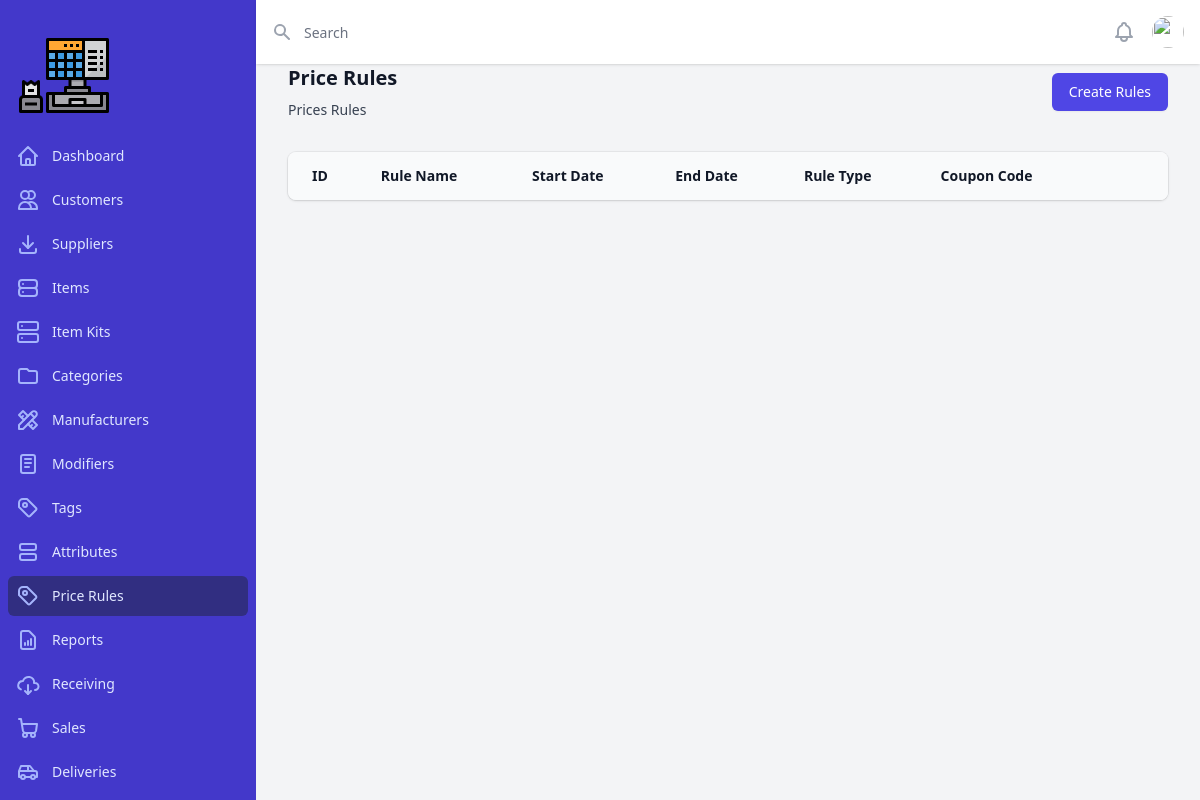
The app's page /index.php?page=price-rules, older data.
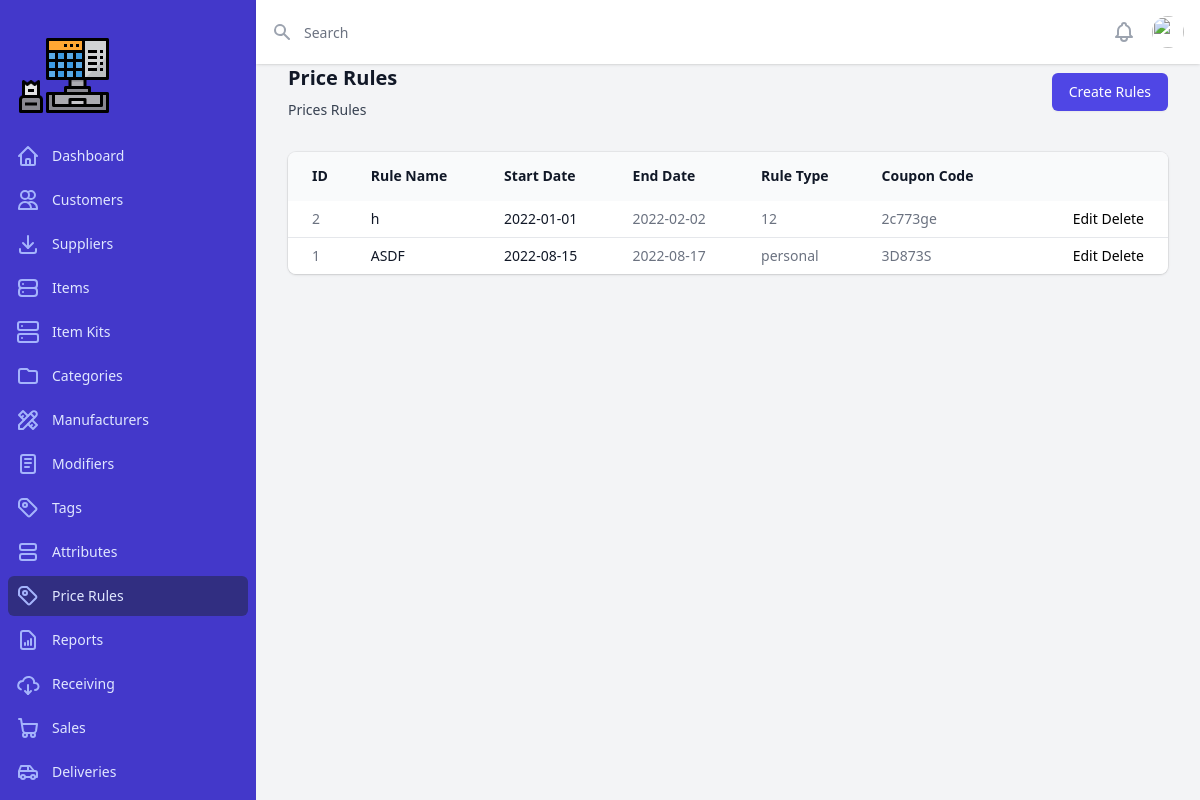
The same page, newer data.
### tables this page shows
CREATE TABLE `tbl_pricerules` (
  `id` int(11) NOT NULL,
  `rule_name` varchar(30) NOT NULL,
  `start_date` date NOT NULL,
  `end_date` date NOT NULL,
  `rule_type` varchar(30) NOT NULL,
  `coupon_code` varchar(30) NOT NULL
);

### pages/price-rules/price-rules.php (the view, shortened to what this page needs)
<?php
require_once("config.php");
?>
<?php
	$pdo_statement = $pdo_conn->prepare("SELECT * FROM tbl_pricerules ORDER BY id DESC");
	$pdo_statement->execute();
	$result = $pdo_statement->fetchAll();
?>
<div class="px-4 sm:px-6 lg:px-8">
  <div class="sm:flex sm:items-center">
    <div class="sm:flex-auto">
      <h1 class="text-xl font-semibold text-gray-900">Price Rules</h1>
      <p class="mt-2 text-sm text-gray-700">Prices Rules</p>
    </div>
    <div class="mt-4 sm:mt-0 sm:ml-16 sm:flex-none">
      <a href="index.php?page=price-rules-create">
        <button type="button" class="inline-flex items-center justify-center rounded-md border border-transparent bg-indigo-600 px-4 py-2 text-sm font-medium text-white shadow-sm hover:bg-indigo-700 focus:outline-none focus:ring-2 focus:ring-indigo-500 focus:ring-offset-2 sm:w-auto">Create Rules</button>
      </a>
    </div>
  </div>
  <div class="mt-8 flex flex-col">
    <div class="-my-2 -mx-4 overflow-x-auto sm:-mx-6 lg:-mx-8">
      <div class="inline-block min-w-full py-2 align-middle md:px-6 lg:px-8">
        <div class="overflow-hidden shadow ring-1 ring-black ring-opacity-5 md:rounded-lg">
          <table class="min-w-full divide-y divide-gray-50">
            <thead class="bg-gray-50">
              <tr>
                <th scope="col" class="whitespace-nowrap py-3.5 pl-4 pr-3 text-left text-sm font-semibold text-gray-900 sm:pl-6">ID</th>
                <th scope="col" class="whitespace-nowrap px-2 py-3.5 text-left text-sm font-semibold text-gray-900">Rule Name</th>
                <th scope="col" class="whitespace-nowrap px-2 py-3.5 text-left text-sm font-semibold text-gray-900">Start Date</th></th>
                <th scope="col" class="whitespace-nowrap px-2 py-3.5 text-left text-sm font-semibold text-gray-900">End Date</th>
                <th scope="col" class="whitespace-nowrap px-2 py-3.5 text-left text-sm font-semibold text-gray-900">Rule Type</th>
                <th scope="col" class="whitespace-nowrap px-2 py-3.5 text-left text-sm font-semibold text-gray-900">Coupon Code</th>
                <th scope="col" class="bg-gray-50 relative whitespace-nowrap py-3.5 pl-3 pr-4 sm:pr-6">
                </th>
              </tr>
            </thead>
            <tbody class="divide-y divide-gray-200 bg-white">
            <?php
              if(!empty($result)) {
              foreach($result as $row) {
              ?>
              <tr>
                <td class="whitespace-nowrap py-2 pl-4 pr-3 text-sm text-gray-500 sm:pl-6 text"><?php echo $row['id'] ?></td>
                <td class="whitespace-nowrap px-2 py-2 text-sm font-medium text-gray-900"><?php echo $row['rule_name'] ?></td>
                <td class="whitespace-nowrap px-2 py-2 text-sm text-gray-900"><?php echo $row['start_date'] ?></td>
                <td class="whitespace-nowrap px-2 py-2 text-sm text-gray-500"><?php echo $row['end_date'] ?></td>
                <td class="whitespace-nowrap px-2 py-2 text-sm text-gray-500"><?php echo $row['rule_type'] ?></td>
                <td class="whitespace-nowrap px-2 py-2 text-sm text-gray-500"><?php echo $row['coupon_code'] ?></td>
                <td class="relative whitespace-nowrap py-2 pr-4 text-right text-sm font-medium sm:pr-6 gap-2">
                  <a href="index.php?page=price-rules-delete&id=<?php echo $row['id'] ?>">Edit</a>
                  <a href="index.php?page=price-rules-update&id=<?php echo $row['id'] ?>" onclick="return confirm('do you want to delete this?')">Delete</a>
                </td>
              </tr>
              <?php } } ?>
            </tbody>
          </table>
        </div>
      </div>
    </div>
  </div>
</div>

### index.php (shortened to what this page needs)
<!DOCTYPE html>
<html lang="en" class="h-full bg-gray-100">
<head>
  <script src="https://cdn.tailwindcss.com"></script>
  <link rel="stylesheet" href="https://cdn.jsdelivr.net/npm/bootstrap-icons@1.7.2/font/bootstrap-icons.css">
</head>
<body class="h-full">
<div>
  <?php include('includes/sidebar.php');?>
  <div class="md:pl-64 flex flex-col flex-1">
    <div class="sticky top-0 z-10 flex-shrink-0 flex h-16 bg-white shadow">
      <div class="flex-1 px-4 flex justify-between">
        <div class="flex-1 flex">
          <form class="w-full flex md:ml-0" action="#" method="GET">
            <div class="relative w-full text-gray-400 focus-within:text-gray-600">
              <div class="absolute inset-y-0 left-0 flex items-center pointer-events-none">
              </div>
              <input id="search-field" class="block w-full h-full pl-8 pr-3 py-2 border-transparent text-gray-900 placeholder-gray-500 focus:outline-none focus:placeholder-gray-400 focus:ring-0 focus:border-transparent sm:text-sm" placeholder="Search" type="search" name="search">
            </div>
          </form>
        </div>
        <div class="ml-4 flex items-center md:ml-6">
          <button type="button" class="bg-white p-1 rounded-full text-gray-400 hover:text-gray-500 focus:outline-none focus:ring-2 focus:ring-offset-2 focus:ring-indigo-500">
          </button>
          <div class="ml-3 relative">
            <div>
              <button type="button" class="max-w-xs bg-white flex items-center text-sm rounded-full focus:outline-none focus:ring-2 focus:ring-offset-2 focus:ring-indigo-500" id="user-menu-button" aria-expanded="false" aria-haspopup="true">
                <img class="h-8 w-8 rounded-full" src="https://images.unsplash.com/photo-1472099645785-5658abf4ff4e?ixlib=rb-1.2.1&ixid=eyJhcHBfaWQiOjEyMDd9&auto=format&fit=facearea&facepad=2&w=256&h=256&q=80" alt="">
              </button>
            </div>
          </div>
        </div>
      </div>
    </div>
    <main>
    <?php
  if(isset($_GET['page'])){
    $page = $_GET['page'];
    switch ($page) {
      case 'price-rules':
        include "pages/price-rules/price-rules.php";
        break;
    }
  }else{
    include "pages/dashboard/dashboard.php";
  }
  ?>
    </main>
  </div>
</div>
</body>
</html>

### includes/sidebar.php (shortened to what this page needs)
<div class="hidden md:flex md:w-64 md:flex-col md:fixed md:inset-y-0">
    <div class="flex flex-col flex-grow pt-5 bg-indigo-700 overflow-y-auto">
      <div class="flex items-center flex-shrink-0 px-4">
        <img class="h-24 w-auto" src="./images/logo.png" alt="POS">
      </div>
      <div class="mt-5 flex-1 flex flex-col">
        <nav class="flex-1 px-2 pb-4 space-y-1">
          <a id="menu-dashboard" href="index.php?page=dashboard" class=" text-indigo-100 hover:bg-indigo-600 group flex items-center px-2 py-2 text-sm font-medium rounded-md">
            Dashboard
          </a>
          <a id="menu-customers" href="index.php?page=customers" class="text-indigo-100 hover:bg-indigo-600 group flex items-center px-2 py-2 text-sm font-medium rounded-md">
            Customers
          </a>
          <a id="menu-suppliers" href="index.php?page=suppliers" class="text-indigo-100 hover:bg-indigo-600 group flex items-center px-2 py-2 text-sm font-medium rounded-md">
            Suppliers
          </a>
          <a id="menu-items" href="index.php?page=items" class="text-indigo-100 hover:bg-indigo-600 group flex items-center px-2 py-2 text-sm font-medium rounded-md">
            Items
          </a>
          <a id="menu-item-kits" href="index.php?page=item-kits" class="text-indigo-100 hover:bg-indigo-600 group flex items-center px-2 py-2 text-sm font-medium rounded-md">
            Item Kits
          </a>
          <a id="menu-categories" href="index.php?page=categories" class="text-indigo-100 hover:bg-indigo-600 group flex items-center px-2 py-2 text-sm font-medium rounded-md">
            <svg class="mr-3 flex-shrink-0 h-6 w-6 text-indigo-300"  fill="none" viewBox="0 0 24 24" stroke="currentColor">
              <path stroke-linecap="round" stroke-linejoin="round" stroke-width="2" d="M3 7v10a2 2 0 002 2h14a2 2 0 002-2V9a2 2 0 00-2-2h-6l-2-2H5a2 2 0 00-2 2z"/>
            </svg>
            Categories
          </a>
          <a id="menu-manufacturers" href="index.php?page=manufacturers" class="text-indigo-100 hover:bg-indigo-600 group flex items-center px-2 py-2 text-sm font-medium rounded-md">
            Manufacturers
          </a>
          <a id="menu-modifiers" href="index.php?page=modifiers" class="text-indigo-100 hover:bg-indigo-600 group flex items-center px-2 py-2 text-sm font-medium rounded-md">
            Modifiers
          </a>
          <a id="menu-tags" href="index.php?page=tags" class="text-indigo-100 hover:bg-indigo-600 group flex items-center px-2 py-2 text-sm font-medium rounded-md">
            Tags
          </a>
          <a id="menu-attributes" href="index.php?page=attributes" class="text-indigo-100 hover:bg-indigo-600 group flex items-center px-2 py-2 text-sm font-medium rounded-md">
            Attributes
          </a>
          <a id="menu-price-rules" href="index.php?page=price-rules" class="text-indigo-100 hover:bg-indigo-600 group flex items-center px-2 py-2 text-sm font-medium rounded-md">
            Price Rules
          </a>
          <a id="menu-reports" href="index.php?page=reports" class="text-indigo-100 hover:bg-indigo-600 group flex items-center px-2 py-2 text-sm font-medium rounded-md">
            <svg class="mr-3 flex-shrink-0 h-6 w-6 text-indigo-300"  fill="none" viewBox="0 0 24 24" stroke="currentColor">
              <path stroke-linecap="round" stroke-linejoin="round" stroke-width="2" d="M9 17v-2m3 2v-4m3 4v-6m2 10H7a2 2 0 01-2-2V5a2 2 0 012-2h5.586a1 1 0 01.707.293l5.414 5.414a1 1 0 01.293.707V19a2 2 0 01-2 2z"/>
            </svg>
            Reports
          </a>
          <a id="menu-receiving" href="index.php?page=receiving" class="text-indigo-100 hover:bg-indigo-600 group flex items-center px-2 py-2 text-sm font-medium rounded-md">
            Receiving
          </a>
          <a id="menu-sales" href="index.php?page=sales" class="text-indigo-100 hover:bg-indigo-600 group flex items-center px-2 py-2 text-sm font-medium rounded-md">
            Sales
          </a>
          <a id="menu-deliveries" href="index.php?page=deliveries" class="text-indigo-100 hover:bg-indigo-600 group flex items-center px-2 py-2 text-sm font-medium rounded-md">
            Deliveries
          </a>
        </nav>
      </div>
    </div>
  </div>

Row changes from the older to the newer data that the page shows:
added tbl_pricerules: id "2", rule_name "h", start_date "2022-01-01", end_date "2022-02-02", rule_type "12", coupon_code "2c773ge"
added tbl_pricerules: id "1", rule_name "ASDF", start_date "2022-08-15", end_date "2022-08-17", rule_type "personal", coupon_code "3D873S"
